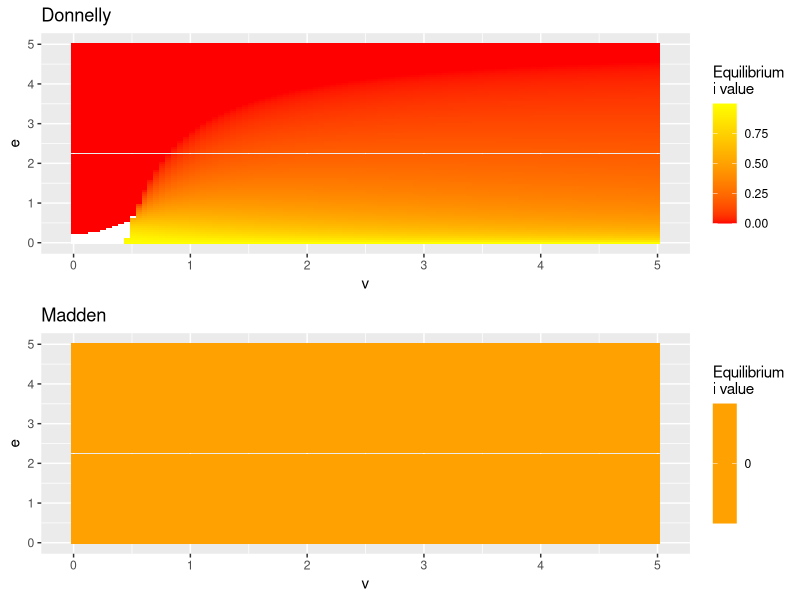

Generate this figure with R:
############################################################################################
##### COMPARISON OF VECTOR PREFERENCE IN MADDEN (2000) AND DONNELLY (2019) TYPE MODELS #####
############################################################################################

### MADDEN MODEL:
### Modified version of model by Madden et al. 2000 to include vector preference - both of plant attractiveness and
### plant acceptability. No vector population dynamics (immigration, emigration birth, death), plants are represented 
### by an SI rather than an SEIR model, vectors represented by an SI rather than SEI model. Vectors cannot be born 
### infective (as this model represents NPT viruses).

### DONNELLY MODEL:
### Modification of deterministic model by Donnelly et al. 2019 to make it more comparable to this version of the 
### Madden et al. 2000 model. Vector preference included but no vector population dynamics - constant vector population 
### size, no vector emigration (p always set to 0). Also model records number of infected plants, not proportion.

rm(list=ls())

# packages
library(deSolve)
library(ggplot2)
library(reshape2)
library(dplyr)
library(gridExtra)
library(grid)
library(gridtext)

#### DEFINE MADDEN ODE
madden_vpref_ode <- function(times, y, par) {
  
  # PLANT EQUATIONS
  S <- par[["H"]] - y[["I"]] # number of susceptible plants
  
  become_infected <- par[["phi"]] * par[["b"]] * y[["Z"]] * S/(S + par[["v"]]*y[["I"]])
  
  natural_death_I <- par[["c"]] * y[["I"]]
  virus_induced_death <- par[["d"]] * y[["I"]]
  
  # state equation
  dI <- become_infected - natural_death_I - virus_induced_death
  
  # VECTOR EQUATIONS
  X <- par[["A"]] - y[["Z"]]
  
  acquisition <- par[["phi"]] * par[["a"]] * (1 - par[["e"]]*par[["w"]]) * X * par[["v"]]*y[["I"]] /
    (S + par[["v"]]*y[["I"]])
  stop_being_infective <- par[["tau"]] * y[["Z"]]
  
  # state equations
  dZ <- acquisition - stop_being_infective
  
  return(list(c(dI, dZ)))
}

#### DEFINE DONNELLY ODE
donnelly_vpref_ode <- function(times, states, parms) {
  
  # STATES
  I <- states[["I"]]
  
  # PARAMETERS
  gamma <- parms[["gamma"]]
  theta <- parms[["theta"]]
  H <- parms[["H"]]
  v <- parms[["v"]]
  e <- parms[["e"]]
  w <- parms[["w"]]
  Pacq <- parms[["Pacq"]]
  Pinoc <- parms[["Pinoc"]]
  A <- parms[["A"]]
  
  # DEFINE PARAMETERS NEEDED FOR STATE EQUATIONS
  
  # I_hat = weighted number of infected plants, accounting for attraction towards infected plants
  i_hat <- v*I / (H - I + v*I)
  
  # expected number of transmissions per dispersal, 
  # derived from analysis of markov chain (see Donnelly 2019, Appendix S1)
  #xi <- (q^2*Pacq*Pinoc*i_hat*(1 - e*w)*(1 - i_hat))/(p + q*w*(1 - i_hat*(1 - e)))
  xI <- (Pacq*Pinoc*i_hat*(1 - e*w)*(1 - i_hat))/(w*(1 - i_hat*(1 - e)))
  
  # infected plants - change in incidence of infected plants
  # = rate of aphid dispersal * mean number of transmissions - plant death
  di <- (theta*A)*xI - gamma*I
  
  return(list(di))
}

# define timeframe
times <- seq(0, 40, by = 0.4)

# parameters
parms <- c(
  
  ## DONNELLY PARMS
  gamma = 20/3, # rate of recovery/death of I plants
  theta = 1, # aphid dispersal rate per day
  Pacq = 1, # chance of virus acquisition by vector from infected plant
  Pinoc = 1, # chance of inoculating healthy plant
  
  ## MADDEN PARMS
  k1 = 1/0.021, # inoculation rate by insect (set to NPT virus, equiv to 0.5hr)
  lamda = 1/0.021, # rate of acquisition of virus by vector (set to NPT virus, equiv to 0.5hr)
  T = 0.2, # # time feeding/probing per plant visit (set to 0.5/phi in Madden model)
  tau = 1/0.25, # rate of moving through infectious state in vector
  
  ## PARMS FOR BOTH
  A = 1200, # total (constant) number of vectors
  H = 400, # number host plants 
  v = 1, # infected plant attractiveness
  e = 1, # infected plant acceptability 
  w = 0.2 # feeding rate on healthy plant
)


### SET MADDEN PARMS THAT ARE DETERMINED BY DONNELLY PARMS
# probability of vector acquisition of virus from an infected plant per visit
a <- parms[["Pacq"]] #1 - exp(-parms[["lamda"]] * parms[["T"]])

# probability of plant inoculation per infective insect visit 
b <- parms[["Pinoc"]] #1 - exp(-parms[["k1"]] * parms[["T"]])

# plants visited per day by an insect
phi <- parms[["theta"]] #sqrt(parms[["theta"]] * parms[["tau"]] * (1 - parms[["w"]]) / 
#               (parms[["w"]] #* parms[["a"]] * parms[["b"]]
#               )) 

# natural plant death rate (equivalent to beta in original Madden model)
c <- parms[["gamma"]] / 2

# plant death due to infection
d <- parms[["gamma"]] / 2

# add to parms
parms <- c(parms, c(a = a, 
                    b = b, 
                    phi = phi,
                    c = c, 
                    d = d))

# STATES
I <- 1 # initial number of infected plants

init_states_don <- c(
  I = I # number of infected plants
)

init_states_mad <- c(
  I = I, # number of infected plants
  Z = 0 # number infective insects
)


### RUN DONNELLY EPIDEMIC
trajectory_don <- data.frame(ode(y = init_states_don,
                             times = times,
                             parms = parms,
                             func = donnelly_vpref_ode))

# plot trajectory of infected plants and number of aphids
plant_trajec <- ggplot(data = trajectory_don, aes(x = time, y = I)) +
  geom_line() +
  labs(x = "Time (days)",
       y = "Number of infected plants, I")

### RUN MADDEN EPIDEMIC
trajectory_mad <- data.frame(ode(y = init_states_mad,
                      times = times,
                      func = madden_vpref_ode,
                      parms = parms))

trajectory_mad_long <- reshape2::melt(trajectory_mad, id.vars = "time")
names(trajectory_mad_long) <- c("time", "compartment", "number")

# plot trajectory of infected plants and vector compartments
plant_trajec <- plant_trajec +
  geom_line(data = trajectory_mad_long %>% filter(compartment == "I"),
            aes(x = time, y = number), color = "red") +
  annotate("text", label = "red = Madden\nblack = Donnelly", x = times[length(times)/3*2], y = 0)
plant_trajec


vary_param_don <- function(init_states_don, times, parms, varied_parm_name, varied_parm_vals) {
  
  # function to run the Donnelly ODE multiple times with one parameter varying, as specified by user.
  # returns data frame of final incidence, I, of all runs, along with values of varied parameter
  
  # initialise output data frame
  output <- data.frame(parm_name = rep(varied_parm_name, length(varied_parm_vals)),
                       parm_val = varied_parm_vals,
                       final_I = rep(NA, length(varied_parm_vals)),
                       model = rep("Donnelly", length(varied_parm_vals))
  )
  
  for (run in 1:length(varied_parm_vals)) {
    
    parms[[varied_parm_name]] <- varied_parm_vals[run]
    
    trajectory <- data.frame(ode(y = init_states_don, 
                                 times = times, 
                                 parms = parms, 
                                 func = donnelly_vpref_ode))
    output[run, "final_I"] <- round(trajectory[nrow(trajectory), "I"], 3)
    
  }
  
  return(output)
}

vary_param_mad <- function(init_states_mad, times, parms, varied_parm_name, varied_parm_vals) {
  
  # function to run the Madden ODE multiple times with one parameter varying, as specified by user.
  # returns data frame of final incidence, I, of all runs, along with values of varied parameter
  
  # initialise output data frame
  output <- data.frame(parm_name = rep(varied_parm_name, length(varied_parm_vals)),
                       parm_val = varied_parm_vals,
                       final_I = rep(NA, length(varied_parm_vals)),
                       model = rep("Madden", length(varied_parm_vals))
  )
  
  for (run in 1:length(varied_parm_vals)) {
    
    parms[[varied_parm_name]] <- varied_parm_vals[run]
    
    trajectory <- data.frame(ode(y = init_states_mad, 
                                 times = times, 
                                 parms = parms, 
                                 func = madden_vpref_ode))
    output[run, "final_I"] <- round(trajectory[nrow(trajectory), "I"], 3)
    
  }
  
  return(output)
}

sensitivity_analysis <- function(parms_mad, parms_don, init_states_don, init_states_mad, times, default_parms) {
  
  sen_analysis_df <- data.frame(parm_name = character(),
                                parm_val = numeric(),
                                final_I = numeric(),
                                model = character())
  
  print("Starting Madden sensitivity analysis")
  
  for (i in 1:length(parms_mad)) {
    
    output <- vary_param_mad(init_states_mad, times, parms,
                             varied_parm_name = names(parms_mad[i]),
                             varied_parm_vals = parms_mad[[i]]) 
    
    
    sen_analysis_df <- rbind(sen_analysis_df, output)
    
  }
  
  print("Starting Donnelly sensitivity analysis")
  for (i in 1:length(parms_don)) {
    
    output <- vary_param_don(init_states_don, times, parms,
                             varied_parm_name = names(parms_don[i]),
                             varied_parm_vals = parms_don[[i]]) 
    
    
    sen_analysis_df <- rbind(sen_analysis_df, output)
    
  }
  
  return(sen_analysis_df) 
}

num_parm_runs <- 50
analysis_parms_don <- list(theta = seq(0, 20, length.out = num_parm_runs),
                           w = seq(0.01, 1, length.out = num_parm_runs),
                           Pacq = seq(0, 1, length.out = num_parm_runs),
                           Pinoc = seq(0, 1, length.out = num_parm_runs),
                           gamma = seq(0, 20, length.out = num_parm_runs),
                           v = seq(0, 20, length.out = num_parm_runs),
                           e = seq(0, 20, length.out = num_parm_runs))

analysis_parms_mad <- list(phi = seq(0, 20, length.out = num_parm_runs),
                           tau = seq(0, 20, length.out = num_parm_runs),
                           a = seq(0, 1, length.out = num_parm_runs),
                           b = seq(0, 1, length.out = num_parm_runs),
                           c = seq(0, 20, length.out = num_parm_runs),
                           d = seq(0, 20, length.out = num_parm_runs),
                           v = seq(0, 20, length.out = num_parm_runs),
                           e = seq(0, 20, length.out = num_parm_runs))


sens_analysis_res <- sensitivity_analysis(parms_mad = analysis_parms_mad,
                                          parms_don = analysis_parms_don,
                                          init_states_don, 
                                          init_states_mad, 
                                          times, 
                                          parms)

###  CREATE DONNELLY AND MADDEN MODEL SENSITIVITY ANALYSIS PLOTS
don_res_only <- sens_analysis_res %>%
  filter(model == "Donnelly")
mad_res_only <- sens_analysis_res %>%
  filter(model == "Madden")

don_model_plots <- lapply(unique(don_res_only$parm_name), function(p) ggplot(data = don_res_only[don_res_only$parm_name == p,],
                                                                             aes(x = parm_val, 
                                                                                 y = final_I)) +
                            geom_line() +
                            labs(x = p))

mad_model_plots <- lapply(unique(mad_res_only$parm_name), function(p) ggplot(data = mad_res_only[mad_res_only$parm_name == p,],
                                                                             aes(x = parm_val, 
                                                                                 y = final_I)) +
                            geom_line() +
                            labs(x = p))

# create table to be given alongside graphs giving default parameter values
parms_table <- round(data.frame(parms[names(parms) != "k1" &
                                        names(parms) != "lamda" &
                                        names(parms) != "T"]), 2)
parms_grob <- tableGrob(parms_table, cols = c("Value")) # turn into grob (gtable) for plotting

# ARRANGE PLOTS (AND PARAMETER TABLE) AND SAVE TO PDF
don_plots <- gridExtra::arrangeGrob(don_model_plots[[1]], 
                                    don_model_plots[[2]], 
                                    don_model_plots[[3]],
                                    don_model_plots[[4]],
                                    don_model_plots[[5]],
                                    grid.rect(gp=gpar(col="white")), # empty space
                                    don_model_plots[[6]],
                                    don_model_plots[[7]],
                                    ncol = 1)

mad_plots <- gridExtra::arrangeGrob(mad_model_plots[[1]], 
                                    mad_model_plots[[2]], 
                                    mad_model_plots[[3]],
                                    mad_model_plots[[4]],
                                    mad_model_plots[[5]], 
                                    mad_model_plots[[6]],
                                    mad_model_plots[[7]],
                                    mad_model_plots[[8]],
                                    ncol = 1)

layout <- rbind(c(1,2,3),
                c(1,2,4),
                c(1,2,4),
                c(1,2,4))
title <- textbox_grob("Model comparison with vector preference - constant vector population", 
                      gp = gpar(fontface = "bold",
                                fontsize = 13),
                      padding = unit(c(0, 1, 0, 1), "cm"))

# create pdf file to print plot to
pdf(file = "sens_analysis_vec_pref_models.pdf")
all_plots <- gridExtra::grid.arrange(don_plots,
                                     mad_plots,
                                     title,
                                     parms_grob,
                                     layout_matrix = layout,
                                     widths = c(2,2,1))
all_plots
dev.off()

##### CREATE HEATMAPS OF V VS E for final incidence of disease

find_I_equilibrium <- function(parms, model) {
  
  ## function that for given parameter values, finds the non-zero equilibrium value of I,
  ## number of infected plants, for either the Donnelly model or the Madden model
  
  if (model == "Donnelly") {
    gamma <- parms[["gamma"]]
    theta <- parms[["theta"]]
    H <- parms[["H"]]
    v <- parms[["v"]]
    e <- parms[["e"]]
    w <- parms[["w"]]
    Pacq <- parms[["Pacq"]]
    Pinoc <- parms[["Pinoc"]]
    A <- parms[["A"]]
    
    # coefficients worked out by hand (see lab book)
    coeff_0 <- theta*A*v*(1 - e*w)*H*Pacq*Pinoc - gamma*w*H^2
    coeff_1 <- gamma*w*v*(1 - e)*H + 2*gamma*w*H - 2*gamma*w*v*H - theta*A*v*(1 - e*w)*Pacq*Pinoc
    coeff_2 <- gamma*w*(v^2*(1 - e) - v*(1 - e) - v^2 + 2*v - 1)
  }
  else if (model == "Madden") {
    c <- parms[["c"]]
    d <- parms[["d"]]
    phi <- parms[["phi"]]
    H <- parms[["H"]]
    v <- parms[["v"]]
    e <- parms[["e"]]
    w <- parms[["w"]]
    a <- parms[["a"]]
    b <- parms[["b"]]
    A <- parms[["A"]]
    tau <- parms[["tau"]]
    
    coeff_0 <- (c + d)*tau*H^2 - phi^2*b*H*a*(1 - e*w)*A*v
    coeff_1 <- (c + d)*(2*tau*H*v - 2*tau*H + phi*a*(1 - e*w)*v*H) + phi^2*b*a*(1 - e*w)*A*v
    coeff_2 <- (c + d)*(tau + tau*v^2 - 2*tau*v - phi*a*(1 - e*w)*v + phi*a*(1 - e*w)*v^2)
  }
  else {
    stop("model must be either 'Donnelly' or 'Madden'")
  }
  
  # solve for I using coefficients to get all equilibrimus
  equilibriums <- polyroot(c(coeff_0, coeff_1, coeff_2))
  
  # subset to those that have no imaginary part, then remove imaginary part (as it is 0)
  equilibriums <- equilibriums[Im(zapsmall(equilibriums)) == 0]
  equilibriums <- Re(equilibriums)
  
  # subset to biologically possible equilibrium i.e. I > 0, I <= H (number host plants)
  equilibriums <- equilibriums[equilibriums > 0 & equilibriums <= parms[["H"]]]
  
  if (length(equilibriums) == 0) { # there is no stable positive equilibrium for I
    return(0)
  } 
  else if (length(equilibriums) > 1) {
      #stop("Multiple positive equilibriums for I")
    return(NA)
  }
  
  # turn equilibrium into proportion of infected plants, i
  equilibriums <- equilibriums / parms[["H"]]
  
  return(equilibriums)

}

equilibrium_apply_func <- function(e_v_vals, parms, col_names, model) {
  
  ## function to be passed to an apply function - for given e and v vals, it changes
  ## e and v to those values and calculates the equilibrium value of I, number of 
  ## plants infected, for the Donnelly model
  
  parms[[ col_names[1] ]] <- e_v_vals[1]
  parms[[ col_names[2] ]] <- e_v_vals[2]
  
  equilibrium <- find_I_equilibrium(parms, model)
  
  return(equilibrium)
}

# define e and v vals across which the equilibrim of I will be found
v_vals <- seq(0.001, 5, length.out = 100)
e_vals <- seq(0.001, 1/parms[["w"]], length.out = 100) # in madden e*w must be < 1


# create df with all combinations of v and e
v_e_df <- expand.grid(v = v_vals, e = e_vals) 

# create new I_eq column for each model by calculating the I equilibrium for each row of v_e_df (i.e. each combination
# of v and e values) for first the Donnelly model, then the Madden model
I_eq_values <- lapply(c("Donnelly", "Madden"), 
                      function(model) apply(v_e_df, 1, equilibrium_apply_func, 
                                            parms = parms, 
                                            col_names = names(v_e_df), 
                                            model = model))
v_e_df$I_eq_don <- I_eq_values[[1]]
v_e_df$I_eq_mad <- I_eq_values[[2]]


# turn any bistable equilibriums into a high number so they're a different colour on the heatmap
# v_e_df$I_eq <- apply(v_e_df, 1, function(row) if(length(row$I_eq) > 1) {row$I_eq = 1.2}
#                                               else {row$I_eq = row$I_eq})

heatmap_don <- ggplot(data = v_e_df, aes(x = v, y = e, fill = I_eq_don)) +
  geom_tile() +
  scale_fill_gradient(low = "red", high = "yellow", name = "Equilibrium\ni value", na.value = "white") +
  labs(title = "Donnelly")


heatmap_mad <- ggplot(data = v_e_df, aes(x = v, y = e, fill = I_eq_mad)) +
  geom_tile() +
  scale_fill_gradient(low = "red", high = "yellow", name = "Equilibrium\ni value", na.value = "white") +
  labs(title = "Madden")

grid.arrange(heatmap_don, heatmap_mad)

c <- parms[["c"]]
d <- parms[["d"]]
phi <- parms[["phi"]]
H <- parms[["H"]]
v <- parms[["v"]]
e <- parms[["e"]]
w <- parms[["w"]]
a <- parms[["a"]]
b <- parms[["b"]]
A <- parms[["A"]]
tau <- parms[["tau"]]

coeff_0 <- (c + d)*tau*H^2 - phi^2*b*H*a*(1 - e*w)*A*v
coeff_1 <- (c + d)*(2*tau*H*v - 2*tau*H + phi*a*(1 - e*w)*v*H) + phi^2*b*a*(1 - e*w)*A*v
coeff_2 <- (c + d)*(tau + tau*v^2 - 2*tau*v - phi*a*(1 - e*w)*v + phi*a*(1 - e*w)*v^2)

polyroot(c(coeff_0, coeff_1, coeff_2))
